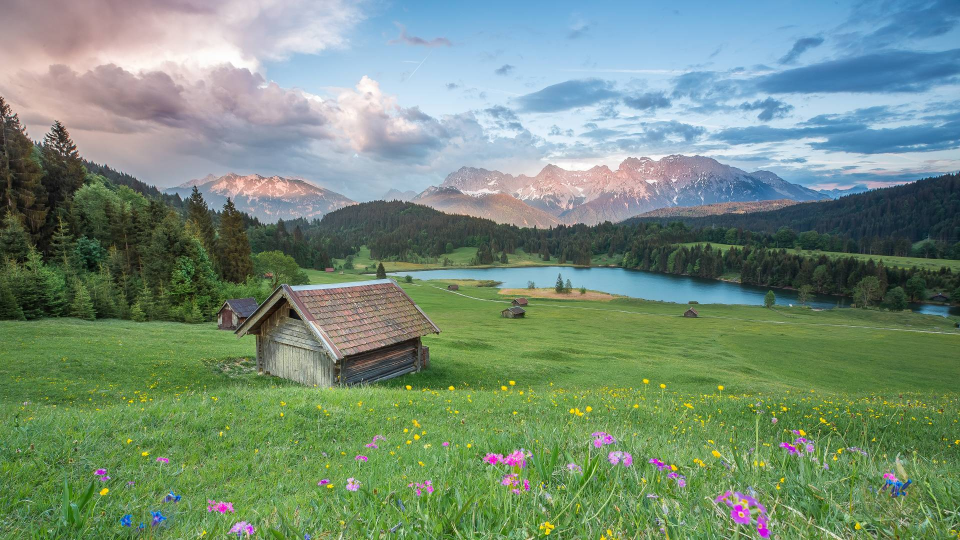
#> input picture 实验报告/lab01/test.jpg, 1920 x 1080 px, given in place of test2.png, which was not available (shown at 1/2 size)
$ python lab03.py   (older library calls are emulated)
#> lines starting #> are read from the running program, lines starting #| are printed output that depends on the picture; pictures that were not available may be replaced by others from this repository, and a replacement may not be noted
import cv2
import numpy as np
import os

#创建文件夹
BASE_DIR = "output"
ORIG_DIR = os.path.join(BASE_DIR, "original")
DOWN_DIR = os.path.join(BASE_DIR, "downsampled")
REST_DIR = os.path.join(BASE_DIR, "restored")
SPEC_DIR = os.path.join(BASE_DIR, "spectrum")
DCT_DIR = os.path.join(BASE_DIR, "dct")  # DCT 专用文件夹

os.makedirs(ORIG_DIR, exist_ok=True)
os.makedirs(DOWN_DIR, exist_ok=True)
os.makedirs(REST_DIR, exist_ok=True)
os.makedirs(SPEC_DIR, exist_ok=True)
os.makedirs(DCT_DIR, exist_ok=True)

# 统一保存函数
def save_image(path, img):
    cv2.imwrite(path, img)

#1.读取图片
img = cv2.imread("test2.png")
#> img is the input picture: shape (1080, 1920, 3); mean B, G, R 121.1, 141.9, 117.9
if img is None:
    print("❌ 错误：找不到图片 test2.png")
    exit()

#转为灰度图
gray = cv2.cvtColor(img, cv2.COLOR_BGR2GRAY)
original_h, original_w = gray.shape
save_image(os.path.join(ORIG_DIR, "original_gray.png"), gray)

# 2. 下采样
# 1/2 采样
down_half_direct = cv2.resize(gray, None, fx=0.5, fy=0.5, interpolation=cv2.INTER_NEAREST)
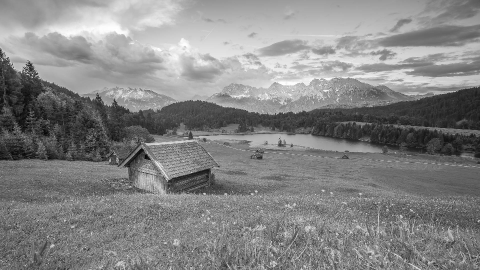
#> down_half_direct: shape (540, 960) (shown at 1/2 size); min 0, max 255, mean 132.4
blur_half = cv2.GaussianBlur(gray, (3, 3), 0)
down_half_gaussian = cv2.resize(blur_half, None, fx=0.5, fy=0.5, interpolation=cv2.INTER_NEAREST)
# 1/4 采样
down_quarter_direct = cv2.resize(gray, None, fx=0.25, fy=0.25, interpolation=cv2.INTER_NEAREST)
blur_quarter = cv2.GaussianBlur(gray, (5, 5), 0)
down_quarter_gaussian = cv2.resize(blur_quarter, None, fx=0.25, fy=0.25, interpolation=cv2.INTER_NEAREST)
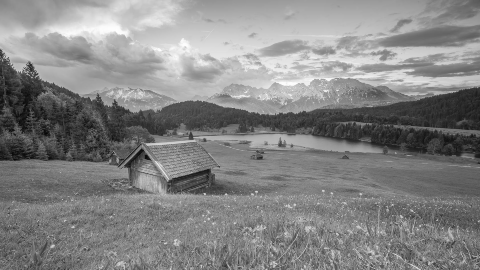
#> down_quarter_gaussian: shape (270, 480); min 5, max 254, mean 132.4
# 保存缩小图
save_image(os.path.join(DOWN_DIR, "down_half_direct.png"), down_half_direct)
save_image(os.path.join(DOWN_DIR, "down_half_gaussian.png"), down_half_gaussian)
save_image(os.path.join(DOWN_DIR, "down_quarter_direct.png"), down_quarter_direct)
save_image(os.path.join(DOWN_DIR, "down_quarter_gaussian.png"), down_quarter_gaussian)

# 3. 图像恢复
# ======================
# 最近邻
restore_half_nearest = cv2.resize(down_half_direct, (original_w, original_h), interpolation=cv2.INTER_NEAREST)
restore_half_gaussian_nearest = cv2.resize(down_half_gaussian, (original_w, original_h), interpolation=cv2.INTER_NEAREST)
restore_quarter_nearest = cv2.resize(down_quarter_direct, (original_w, original_h), interpolation=cv2.INTER_NEAREST)
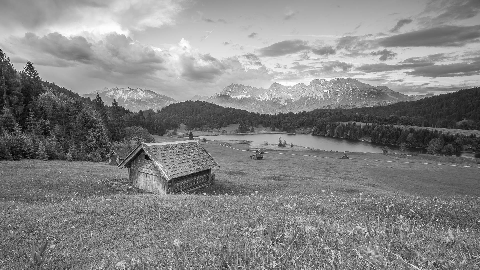
#> restore_quarter_nearest: shape (1080, 1920) (shown at 1/4 size); min 1, max 255, mean 132.5
restore_quarter_gaussian_nearest = cv2.resize(down_quarter_gaussian, (original_w, original_h), interpolation=cv2.INTER_NEAREST)

# 双线性
restore_half_linear = cv2.resize(down_half_direct, (original_w, original_h), interpolation=cv2.INTER_LINEAR)
restore_half_gaussian_linear = cv2.resize(down_half_gaussian, (original_w, original_h), interpolation=cv2.INTER_LINEAR)
restore_quarter_linear = cv2.resize(down_quarter_direct, (original_w, original_h), interpolation=cv2.INTER_LINEAR)
restore_quarter_gaussian_linear = cv2.resize(down_quarter_gaussian, (original_w, original_h), interpolation=cv2.INTER_LINEAR)

# 双三次
restore_half_cubic = cv2.resize(down_half_direct, (original_w, original_h), interpolation=cv2.INTER_CUBIC)
restore_half_gaussian_cubic = cv2.resize(down_half_gaussian, (original_w, original_h), interpolation=cv2.INTER_CUBIC)
restore_quarter_cubic = cv2.resize(down_quarter_direct, (original_w, original_h), interpolation=cv2.INTER_CUBIC)
restore_quarter_gaussian_cubic = cv2.resize(down_quarter_gaussian, (original_w, original_h), interpolation=cv2.INTER_CUBIC)

# 保存恢复图
restored_files = [
    ("restore_half_nearest.png", restore_half_nearest),
    ("restore_half_gaussian_nearest.png", restore_half_gaussian_nearest),
    ("restore_quarter_nearest.png", restore_quarter_nearest),
    ("restore_quarter_gaussian_nearest.png", restore_quarter_gaussian_nearest),
    ("restore_half_linear.png", restore_half_linear),
    ("restore_half_gaussian_linear.png", restore_half_gaussian_linear),
    ("restore_quarter_linear.png", restore_quarter_linear),
    ("restore_quarter_gaussian_linear.png", restore_quarter_gaussian_linear),
    ("restore_half_cubic.png", restore_half_cubic),
    ("restore_half_gaussian_cubic.png", restore_half_gaussian_cubic),
    ("restore_quarter_cubic.png", restore_quarter_cubic),
    ("restore_quarter_gaussian_cubic.png", restore_quarter_gaussian_cubic),
]

for name, img_data in restored_files:
    save_image(os.path.join(REST_DIR, name), img_data)
#> this loop made 12 passes
#> name on passes 1 to 8: 'restore_half_nearest.png', 'restore_half_gaussian_nearest.png', 'restore_quarter_nearest.png', 'restore_quarter_gaussian_nearest.png', 'restore_half_linear.png', 'restore_half_gaussian_linear.png', 'restore_quarter_linear.png', 'restore_quarter_gaussian_linear.png'

# ======================
# 4. 计算 MSE & PSNR
# ======================
def calc_mse_psnr(original, restored):
    if original.shape != restored.shape:
        restored = cv2.resize(restored, (original.shape[1], original.shape[0]), interpolation=cv2.INTER_LINEAR)
    mse = np.mean((original - restored) ** 2)
#> mse = 41.77
    if mse == 0:
        return 0, 100
    max_pix = 255.0
    psnr = 20 * np.log10(max_pix / np.sqrt(mse))
#> psnr = 31.92
    return round(mse, 3), round(psnr, 3)

mse1, psnr1 = calc_mse_psnr(gray, restore_half_nearest)
#> mse1 = 41.77; psnr1 = 31.92
mse2, psnr2 = calc_mse_psnr(gray, restore_half_linear)
#> mse2 = 47.93; psnr2 = 31.32
mse3, psnr3 = calc_mse_psnr(gray, restore_half_cubic)
#> mse3 = 48.26; psnr3 = 31.3

mse4, psnr4 = calc_mse_psnr(gray, restore_half_gaussian_nearest)
#> mse4 = 48.64; psnr4 = 31.26
mse5, psnr5 = calc_mse_psnr(gray, restore_half_gaussian_linear)
#> mse5 = 49.42; psnr5 = 31.19
mse6, psnr6 = calc_mse_psnr(gray, restore_half_gaussian_cubic)
#> mse6 = 48.38; psnr6 = 31.28

mse7, psnr7 = calc_mse_psnr(gray, restore_quarter_nearest)
#> mse7 = 59.29; psnr7 = 30.4
mse8, psnr8 = calc_mse_psnr(gray, restore_quarter_linear)
#> mse8 = 59.9; psnr8 = 30.36
mse9, psnr9 = calc_mse_psnr(gray, restore_quarter_cubic)
#> mse9 = 61.73; psnr9 = 30.23

mse10, psnr10 = calc_mse_psnr(gray, restore_quarter_gaussian_nearest)
#> mse10 = 57.79; psnr10 = 30.51
mse11, psnr11 = calc_mse_psnr(gray, restore_quarter_gaussian_linear)
#> mse11 = 57.64; psnr11 = 30.52
mse12, psnr12 = calc_mse_psnr(gray, restore_quarter_gaussian_cubic)
#> mse12 = 57.57; psnr12 = 30.53

# ======================
# ✅ 傅里叶频谱（全部居中 + 对数）
# ======================
def fourier_spectrum(img):
    fft = np.fft.fft2(img)
    fft_shift = np.fft.fftshift(fft)
    magnitude = 20 * np.log(np.abs(fft_shift) + 1e-8)
    magnitude = cv2.normalize(magnitude, None, 0, 255, cv2.NORM_MINMAX, cv2.CV_8U)
    return magnitude

# 频谱计算
spec_original = fourier_spectrum(gray)
spec_half_direct = fourier_spectrum(down_half_direct)
spec_half_gaussian = fourier_spectrum(down_half_gaussian)
spec_quarter_direct = fourier_spectrum(down_quarter_direct)
spec_quarter_gaussian = fourier_spectrum(down_quarter_gaussian)

spec_restore_half_linear = fourier_spectrum(restore_half_linear)
#> in fourier_spectrum (call 6), `magnitude = 20 * np.log(np.abs(fft_shift) + 1e-8)`:
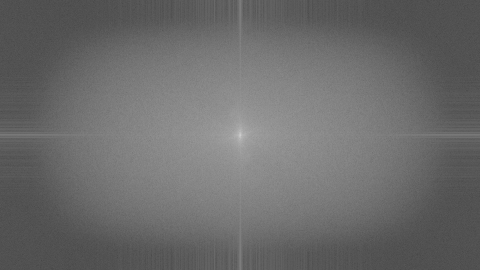
#> magnitude: shape (1080, 1920) float64 (shown at 1/4 size); min -13.96, max 388.6, mean 155.4; drawn with min black and max white
spec_restore_half_gaussian_linear = fourier_spectrum(restore_half_gaussian_linear)
spec_restore_quarter_linear = fourier_spectrum(restore_quarter_linear)
#> in fourier_spectrum (call 8), `magnitude = 20 * np.log(np.abs(fft_shift) + 1e-8)`:
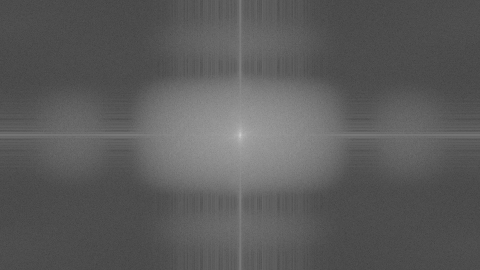
#> magnitude: shape (1080, 1920) float64 (shown at 1/4 size); min -2.3, max 388.6, mean 137.6; drawn with min black and max white
spec_restore_quarter_gaussian_linear = fourier_spectrum(restore_quarter_gaussian_linear)

# 保存频谱
save_image(os.path.join(SPEC_DIR, "spectrum_original.png"), spec_original)
save_image(os.path.join(SPEC_DIR, "spectrum_down_half_direct.png"), spec_half_direct)
save_image(os.path.join(SPEC_DIR, "spectrum_down_half_gaussian.png"), spec_half_gaussian)
save_image(os.path.join(SPEC_DIR, "spectrum_down_quarter_direct.png"), spec_quarter_direct)
save_image(os.path.join(SPEC_DIR, "spectrum_down_quarter_gaussian.png"), spec_quarter_gaussian)
save_image(os.path.join(SPEC_DIR, "spectrum_restore_half_linear.png"), spec_restore_half_linear)
save_image(os.path.join(SPEC_DIR, "spectrum_restore_half_gaussian_linear.png"), spec_restore_half_gaussian_linear)
save_image(os.path.join(SPEC_DIR, "spectrum_restore_quarter_linear.png"), spec_restore_quarter_linear)
save_image(os.path.join(SPEC_DIR, "spectrum_restore_quarter_gaussian_linear.png"), spec_restore_quarter_gaussian_linear)

# ======================
# ✅ DCT 分析（已补全：最近邻 + 双线性 + 双三次）
# ======================
def dct_process(img):
    img_float = img.astype(np.float32)
    dct = cv2.dct(img_float)

    dct_abs = np.abs(dct)
    dct_log = 20 * np.log(dct_abs + 1e-8)
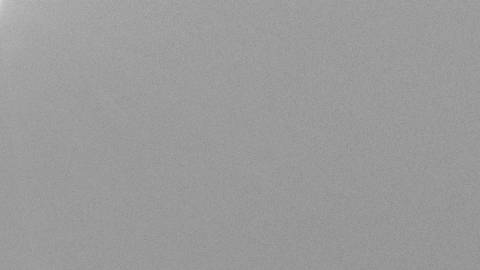
#> dct_log: shape (1080, 1920) float32 (shown at 1/4 size); min -264.3, max 243.2, mean 44.4; drawn with min black and max white
    dct_show = cv2.normalize(dct_log, None, 0, 255, cv2.NORM_MINMAX, cv2.CV_8U)

    h, w = dct.shape
    low_h, low_w = h // 4, w // 4  # 左上角 1/16 低频区域
    total_energy = np.sum(dct_abs ** 2)
#> total_energy = 4.16e+10
    low_energy = np.sum(dct_abs[:low_h, :low_w] ** 2)
#> low_energy = 4.1e+10
    ratio = low_energy / total_energy if total_energy != 0 else 0
#> ratio = 0.986
    return dct_show, round(ratio * 100, 2)

# 原图 DCT
dct_original, ratio_original = dct_process(gray)
#> ratio_original = 98.62
save_image(os.path.join(DCT_DIR, "dct_original.png"), dct_original)

# ========== 最近邻插值 DCT（你要的部分已补全）==========
dct_half_nearest, ratio_half_nearest = dct_process(restore_half_nearest)
#> in dct_process (call 2), `dct_log = 20 * np.log(dct_abs + 1e-8)`:
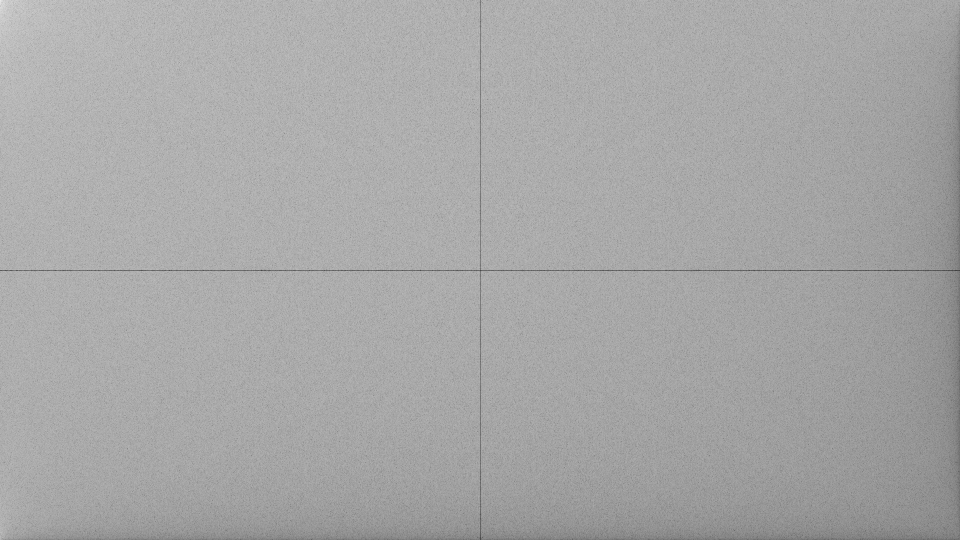
#> dct_log: shape (1080, 1920) float32 (shown at 1/2 size); min -368.4, max 243.2, mean 32.5; drawn with min black and max white
#> in dct_process (call 2), `low_energy = np.sum(dct_abs[:low_h, :low_w] ** 2)`: low_energy = 4.11e+10
#> in dct_process (call 2), `ratio = low_energy / total_energy if total_energy != 0 else 0`: ratio = 0.988
#> ratio_half_nearest = 98.78
dct_half_gaussian_nearest, ratio_half_gaussian_nearest = dct_process(restore_half_gaussian_nearest)
#> ratio_half_gaussian_nearest = 99.72
dct_quarter_nearest, ratio_quarter_nearest = dct_process(restore_quarter_nearest)
#> ratio_quarter_nearest = 99.26
dct_quarter_gaussian_nearest, ratio_quarter_gaussian_nearest = dct_process(restore_quarter_gaussian_nearest)
#> ratio_quarter_gaussian_nearest = 99.8

# 双线性 DCT
dct_half_linear, ratio_half_linear = dct_process(restore_half_linear)
#> ratio_half_linear = 99.66
dct_half_gaussian_linear, ratio_half_gaussian_linear = dct_process(restore_half_gaussian_linear)
#> ratio_half_gaussian_linear = 99.92
dct_quarter_linear, ratio_quarter_linear = dct_process(restore_quarter_linear)
#> ratio_quarter_linear = 99.93
dct_quarter_gaussian_linear, ratio_quarter_gaussian_linear = dct_process(restore_quarter_gaussian_linear)
#> ratio_quarter_gaussian_linear = 99.98

# 双三次 DCT
dct_half_cubic, ratio_half_cubic = dct_process(restore_half_cubic)
#> ratio_half_cubic = 99.25
dct_half_gaussian_cubic, ratio_half_gaussian_cubic = dct_process(restore_half_gaussian_cubic)
#> ratio_half_gaussian_cubic = 99.83
dct_quarter_cubic, ratio_quarter_cubic = dct_process(restore_quarter_cubic)
#> ratio_quarter_cubic = 99.91
dct_quarter_gaussian_cubic, ratio_quarter_gaussian_cubic = dct_process(restore_quarter_gaussian_cubic)
#> ratio_quarter_gaussian_cubic = 99.98

# 保存所有 DCT 图片（包含最近邻）
save_image(os.path.join(DCT_DIR, "dct_restore_half_nearest.png"), dct_half_nearest)
save_image(os.path.join(DCT_DIR, "dct_restore_half_gaussian_nearest.png"), dct_half_gaussian_nearest)
save_image(os.path.join(DCT_DIR, "dct_restore_quarter_nearest.png"), dct_quarter_nearest)
save_image(os.path.join(DCT_DIR, "dct_restore_quarter_gaussian_nearest.png"), dct_quarter_gaussian_nearest)

save_image(os.path.join(DCT_DIR, "dct_restore_half_linear.png"), dct_half_linear)
save_image(os.path.join(DCT_DIR, "dct_restore_half_gaussian_linear.png"), dct_half_gaussian_linear)
save_image(os.path.join(DCT_DIR, "dct_restore_quarter_linear.png"), dct_quarter_linear)
save_image(os.path.join(DCT_DIR, "dct_restore_quarter_gaussian_linear.png"), dct_quarter_gaussian_linear)

save_image(os.path.join(DCT_DIR, "dct_restore_half_cubic.png"), dct_half_cubic)
save_image(os.path.join(DCT_DIR, "dct_restore_half_gaussian_cubic.png"), dct_half_gaussian_cubic)
save_image(os.path.join(DCT_DIR, "dct_restore_quarter_cubic.png"), dct_quarter_cubic)
save_image(os.path.join(DCT_DIR, "dct_restore_quarter_gaussian_cubic.png"), dct_quarter_gaussian_cubic)

# ======================
# 输出 MSE & PSNR
# ======================
print("\n====== 空间域对比指标（1/2 直接缩小恢复）======")
print(f"最近邻插值   MSE = {mse1}  |  PSNR = {psnr1} dB")
#| 最近邻插值   MSE = 41.775  |  PSNR = 31.922 dB
print(f"双线性插值   MSE = {mse2}  |  PSNR = {psnr2} dB")
#| 双线性插值   MSE = 47.929  |  PSNR = 31.325 dB
print(f"双三次插值   MSE = {mse3}  |  PSNR = {psnr3} dB")
#| 双三次插值   MSE = 48.261  |  PSNR = 31.295 dB

print("\n====== 空间域对比指标（1/2 高斯缩小恢复）======")
print(f"最近邻插值   MSE = {mse4}  |  PSNR = {psnr4} dB")
#| 最近邻插值   MSE = 48.638  |  PSNR = 31.261 dB
print(f"双线性插值   MSE = {mse5}  |  PSNR = {psnr5} dB")
#| 双线性插值   MSE = 49.42  |  PSNR = 31.192 dB
print(f"双三次插值   MSE = {mse6}  |  PSNR = {psnr6} dB")
#| 双三次插值   MSE = 48.378  |  PSNR = 31.284 dB

print("\n====== 空间域对比指标（1/4 直接缩小恢复）======")
print(f"最近邻插值   MSE = {mse7}  |  PSNR = {psnr7} dB")
#| 最近邻插值   MSE = 59.289  |  PSNR = 30.401 dB
print(f"双线性插值   MSE = {mse8}  |  PSNR = {psnr8} dB")
#| 双线性插值   MSE = 59.899  |  PSNR = 30.357 dB
print(f"双三次插值   MSE = {mse9}  |  PSNR = {psnr9} dB")
#| 双三次插值   MSE = 61.734  |  PSNR = 30.226 dB

print("\n====== 空间域对比指标（1/4 高斯缩小恢复）======")
print(f"最近邻插值   MSE = {mse10}  |  PSNR = {psnr10} dB")
#| 最近邻插值   MSE = 57.789  |  PSNR = 30.512 dB
print(f"双线性插值   MSE = {mse11}  |  PSNR = {psnr11} dB")
#| 双线性插值   MSE = 57.638  |  PSNR = 30.524 dB
print(f"双三次插值   MSE = {mse12}  |  PSNR = {psnr12} dB")
#| 双三次插值   MSE = 57.566  |  PSNR = 30.529 dB

# ======================
# ✅ 完整 DCT 低频能量占比（最近邻 + 双线性 + 双三次）
# ======================
print("\n==================================================")
print("📊 DCT 低频能量占比（左上角 1/16 区域）")
print("==================================================")
print(f"原图                    : {ratio_original} %")
#| 原图                    : 98.62 %
print()
print(f"1/2 直接 + 最近邻      : {ratio_half_nearest} %")
#| 1/2 直接 + 最近邻      : 98.78 %
print(f"1/2 直接 + 双线性      : {ratio_half_linear} %")
#| 1/2 直接 + 双线性      : 99.66 %
print(f"1/2 直接 + 双三次      : {ratio_half_cubic} %")
#| 1/2 直接 + 双三次      : 99.25 %
print()
print(f"1/2 高斯 + 最近邻      : {ratio_half_gaussian_nearest} %")
#| 1/2 高斯 + 最近邻      : 99.72 %
print(f"1/2 高斯 + 双线性      : {ratio_half_gaussian_linear} %")
#| 1/2 高斯 + 双线性      : 99.92 %
print(f"1/2 高斯 + 双三次      : {ratio_half_gaussian_cubic} %")
#| 1/2 高斯 + 双三次      : 99.83 %
print()
print(f"1/4 直接 + 最近邻      : {ratio_quarter_nearest} %")
#| 1/4 直接 + 最近邻      : 99.26 %
print(f"1/4 直接 + 双线性      : {ratio_quarter_linear} %")
#| 1/4 直接 + 双线性      : 99.93 %
print(f"1/4 直接 + 双三次      : {ratio_quarter_cubic} %")
#| 1/4 直接 + 双三次      : 99.91 %
print()
print(f"1/4 高斯 + 最近邻      : {ratio_quarter_gaussian_nearest} %")
#| 1/4 高斯 + 最近邻      : 99.8 %
print(f"1/4 高斯 + 双线性      : {ratio_quarter_gaussian_linear} %")
#| 1/4 高斯 + 双线性      : 99.98 %
print(f"1/4 高斯 + 双三次      : {ratio_quarter_gaussian_cubic} %")
#| 1/4 高斯 + 双三次      : 99.98 %

print("\n✅ 实验完成！文件已分类保存")
print(f"📂 原图：{ORIG_DIR}")
print(f"📂 缩小图：{DOWN_DIR}")
print(f"📂 恢复图：{REST_DIR}")
#| 📂 恢复图：output/restored
print(f"📂 频谱图：{SPEC_DIR}")
print(f"📂 DCT 图：{DCT_DIR}")

$ run again, on 实验报告/lab02/test.jpg
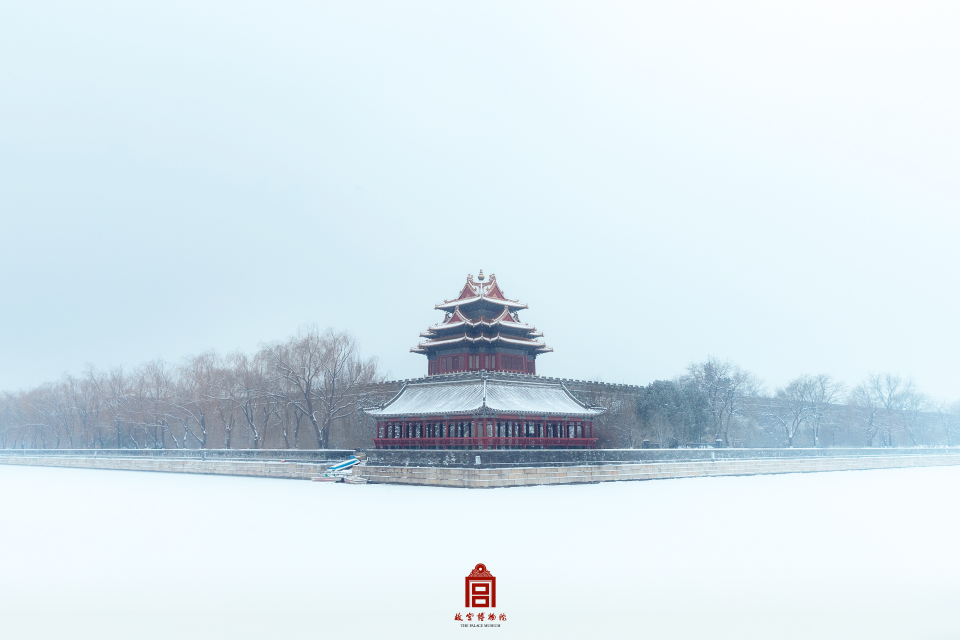
#> input picture 实验报告/lab02/test.jpg, 1920 x 1280 px, given in place of test2.png, which was not available (shown at 1/2 size)
#> img is the input picture: shape (1280, 1920, 3); mean B, G, R 237.6, 230.1, 215.6
#> `down_quarter_direct = cv2.resize(gray, None, fx=0.25, fy=0.25, interpo..`:
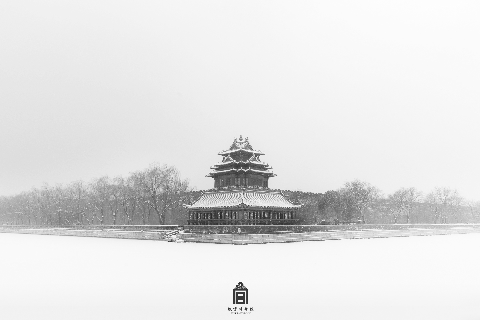
#> down_quarter_direct: shape (320, 480); min 38, max 254, mean 226.6
#> the loop `for name, img_data in restored_files:` made 12 passes
#> name on passes 1 to 8: 'restore_half_nearest.png', 'restore_half_gaussian_nearest.png', 'restore_quarter_nearest.png', 'restore_quarter_gaussian_nearest.png', 'restore_half_linear.png', 'restore_half_gaussian_linear.png', 'restore_quarter_linear.png', 'restore_quarter_gaussian_linear.png'
#> mse = 9.21
#> psnr = 38.49
#> mse1 = 9.21; psnr1 = 38.49
#> mse2 = 10.64; psnr2 = 37.86
#> mse3 = 11.01; psnr3 = 37.71
#> mse4 = 10.46; psnr4 = 37.94
#> mse5 = 11.11; psnr5 = 37.67
#> mse6 = 10.69; psnr6 = 37.84
#> mse7 = 13.42; psnr7 = 36.85
#> mse8 = 14.03; psnr8 = 36.66
#> mse9 = 14.74; psnr9 = 36.45
#> mse10 = 13.24; psnr10 = 36.91
#> mse11 = 13.59; psnr11 = 36.8
#> mse12 = 13.53; psnr12 = 36.82
#> in dct_process, `dct_log = 20 * np.log(dct_abs + 1e-8)`:
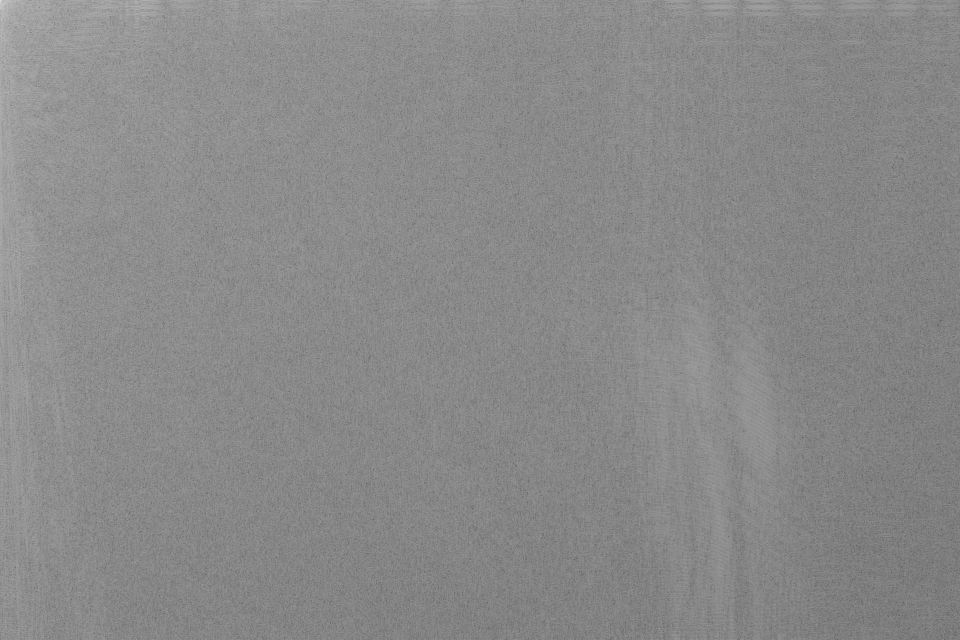
#> dct_log: shape (1280, 1920) float32 (shown at 1/2 size); min -249.3, max 255.6, mean 23.5; drawn with min black and max white
#> total_energy = 1.3e+11
#> ratio = 0.999
#> ratio_original = 99.89
#> ratio_half_gaussian_nearest = 99.96
#> ratio_quarter_nearest = 99.93
#> ratio_quarter_gaussian_nearest = 99.97
#> ratio_half_gaussian_linear = 99.99
#> ratio_quarter_gaussian_linear = 100
#> ratio_half_cubic = 99.93
#> ratio_half_gaussian_cubic = 99.98
#> ratio_quarter_cubic = 99.99
#> ratio_quarter_gaussian_cubic = 100
#| 最近邻插值   MSE = 9.213  |  PSNR = 38.487 dB
#| 双线性插值   MSE = 10.642  |  PSNR = 37.86 dB
#| 双三次插值   MSE = 11.007  |  PSNR = 37.714 dB
#| 最近邻插值   MSE = 10.455  |  PSNR = 37.938 dB
#| 双线性插值   MSE = 11.106  |  PSNR = 37.675 dB
#| 双三次插值   MSE = 10.687  |  PSNR = 37.842 dB
#| 最近邻插值   MSE = 13.418  |  PSNR = 36.854 dB
#| 双线性插值   MSE = 14.03  |  PSNR = 36.66 dB
#| 双三次插值   MSE = 14.741  |  PSNR = 36.446 dB
#| 最近邻插值   MSE = 13.241  |  PSNR = 36.912 dB
#| 双线性插值   MSE = 13.591  |  PSNR = 36.798 dB
#| 双三次插值   MSE = 13.529  |  PSNR = 36.818 dB
#| 原图                    : 99.89 %
#| 1/2 直接 + 最近邻      : 99.89 %
#| 1/2 直接 + 双线性      : 99.97 %
#| 1/2 直接 + 双三次      : 99.93 %
#| 1/2 高斯 + 最近邻      : 99.96 %
#| 1/2 高斯 + 双线性      : 99.99 %
#| 1/2 高斯 + 双三次      : 99.98 %
#| 1/4 直接 + 最近邻      : 99.93 %
#| 1/4 直接 + 双线性      : 99.99 %
#| 1/4 直接 + 双三次      : 99.99 %
#| 1/4 高斯 + 最近邻      : 99.97 %
#| 1/4 高斯 + 双线性      : 100.0 %
#| 1/4 高斯 + 双三次      : 100.0 %
#| 📂 恢复图：output/restored
